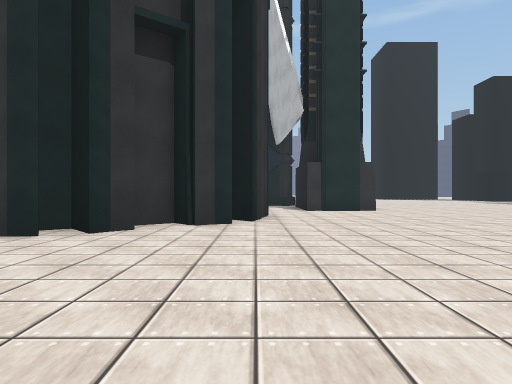
view 1 (above)

24 first-person views from a walk through a Unity game level. The camera is 1.2 m above the floor, looks level and sees 70° across. The floor is counted in squares, 2 m on a side. Each view is taken from the middle of a square. On the plan, view 1 faces up. The plan holds only what a view shows up to about 10 squares ahead; the rest is blank. The place goes on beyond the plan. The player is left out. Some surface patterns are stand-ins.

view 2
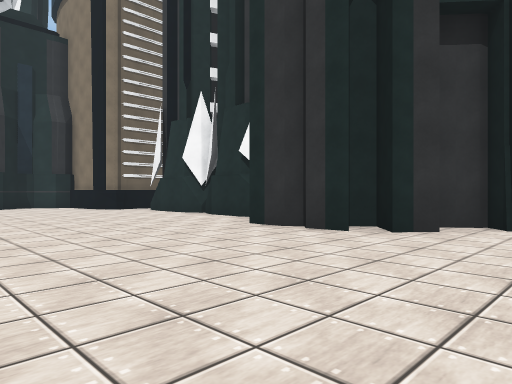

view 3
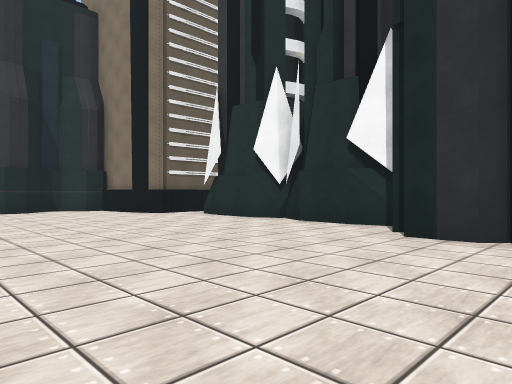

view 4
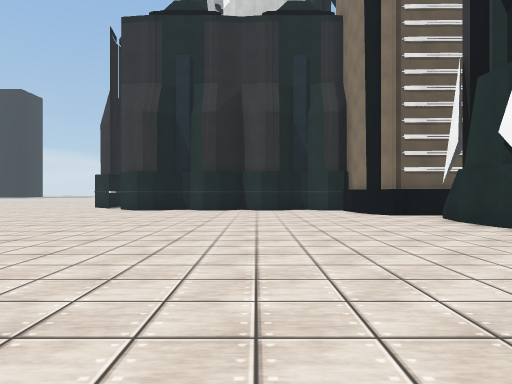

view 5
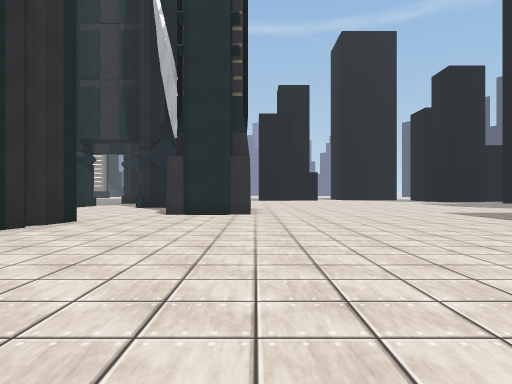

view 6
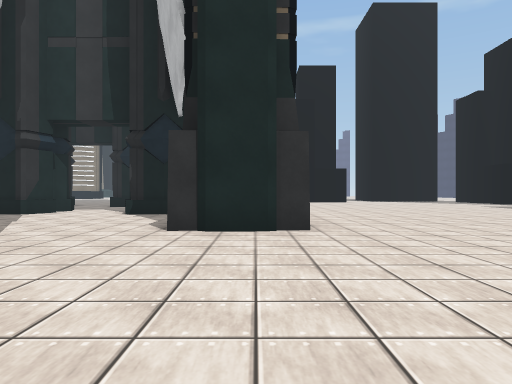

view 7
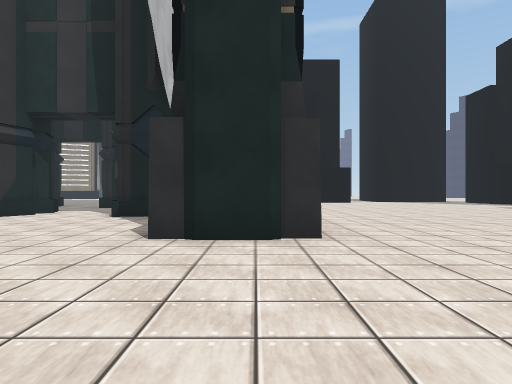

view 8
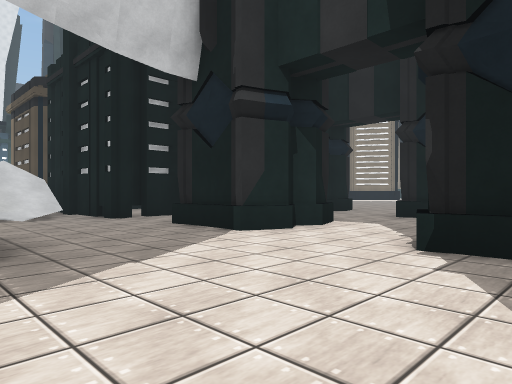

view 9
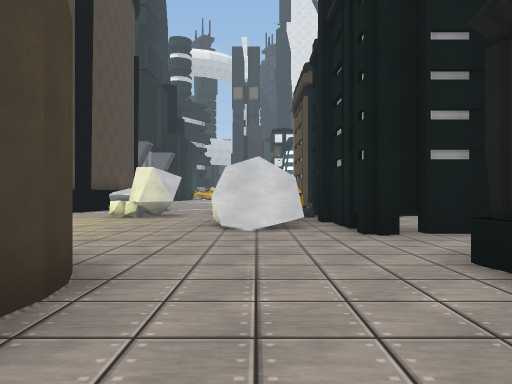

view 10
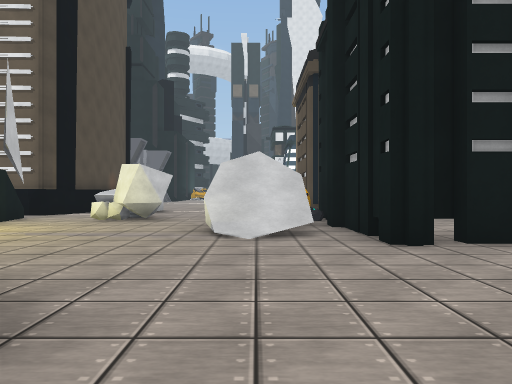

view 11
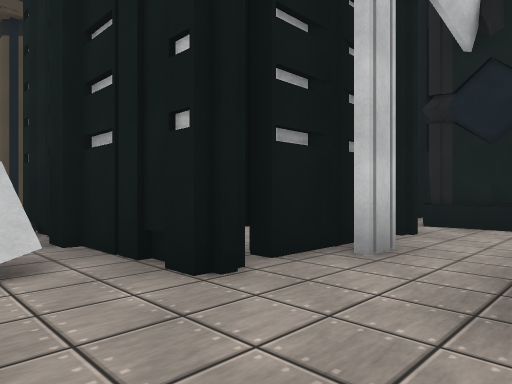

view 12
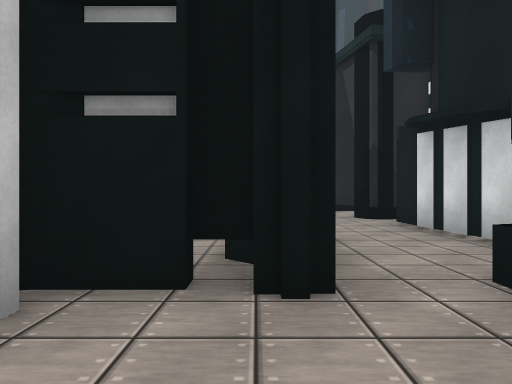

view 13
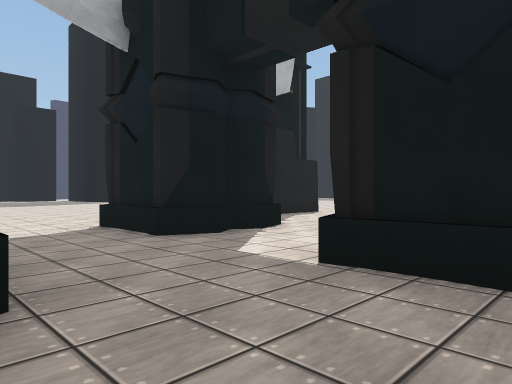

view 14
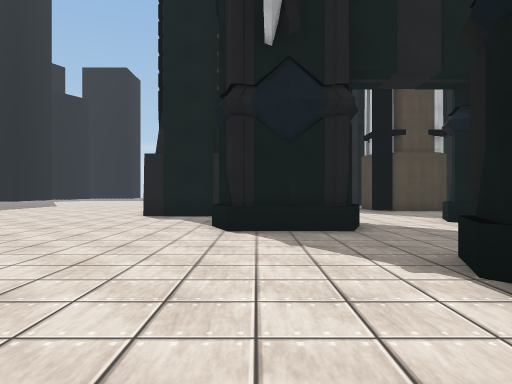

view 15
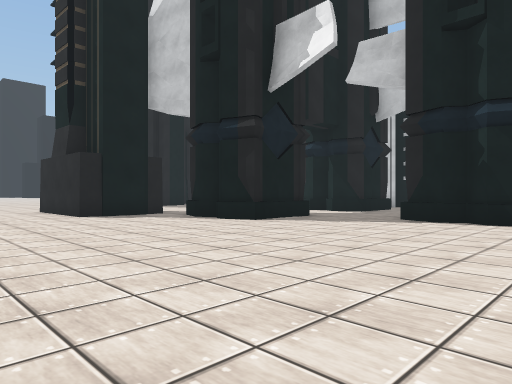

view 16
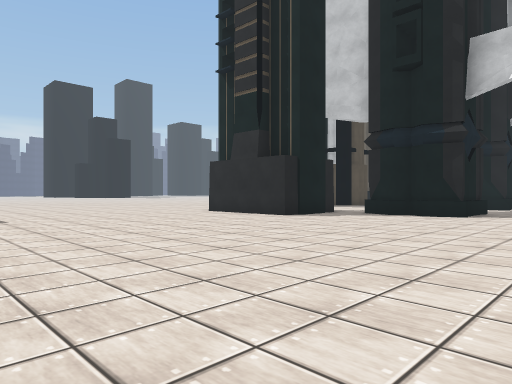

view 17
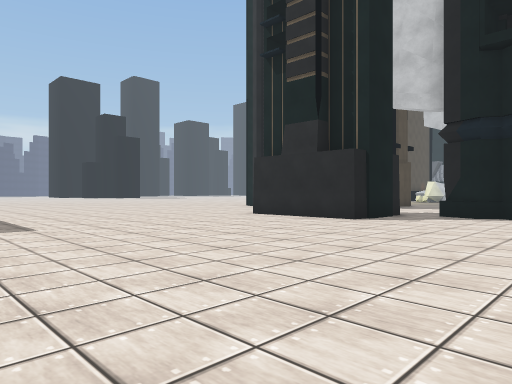

view 18
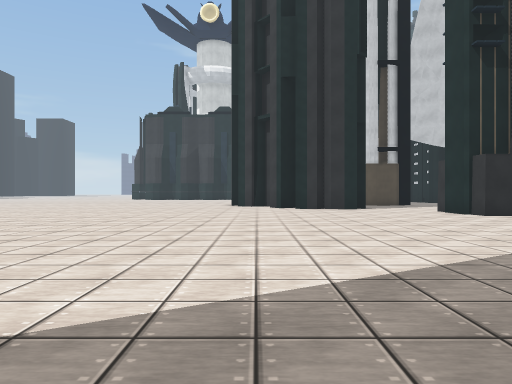

view 19
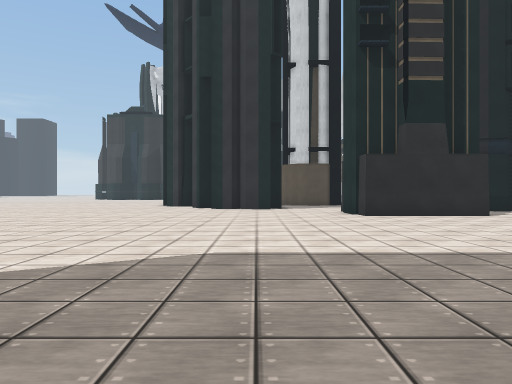

view 20
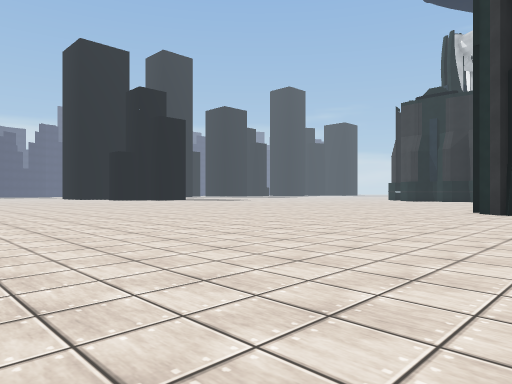

view 21
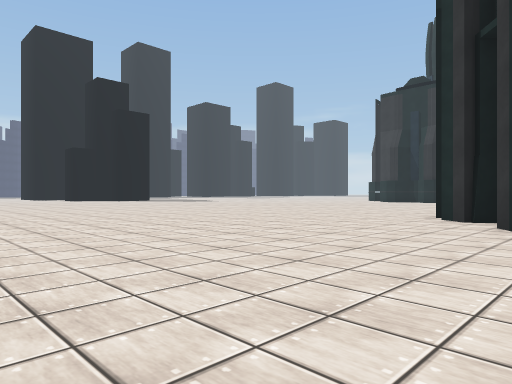

view 22
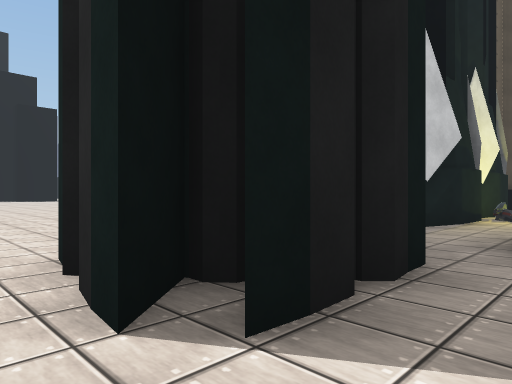

view 23
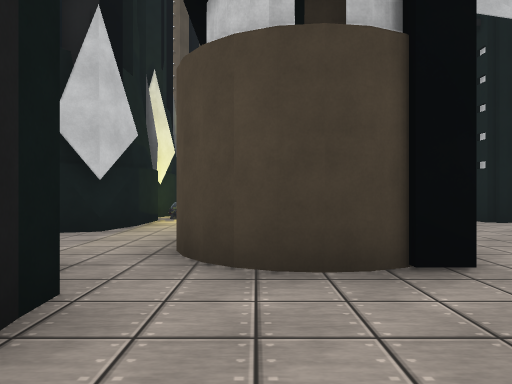

view 24
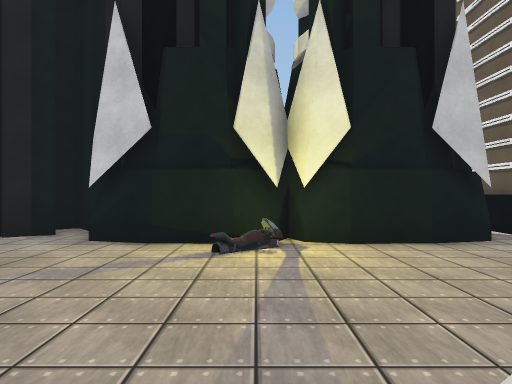

### Floor plan
Key: @ floor where view 1 was taken; # wall or solid block; . floor; / step, stairs or slope; B building; R rock; T thing the floor can be seen under or through; I bike; O other object.
Columns run from 13 left of view 1 to 13 right of it. Each row starts with its distance up from view 1.
 24               .  ....
 23      #      #........
 22 B######   B##........
 21 ......##..##B............
 20   .......................
 19      ##..................
 18 B    #B.B##.B##..........
 17 B    #.. #B.B##..........
 16 ######..##B..##..........
 15  OOO#/.........##.......
 14  OO  /.........###......
 13   ..R..........###......
 12  .R.....  B....B##.......
 11  OR.....  T..............
 10 O........TTT#B............
  9 B..#BI#...  ##.............
  8 #.#####B.#  ##............
  7 #  ##   #####.............
  6 #.B#BB#B####...............
  5 B.......###...............
  4 .........................
  3 .......................
  2 ......................
  1 ......................
  0 .............@........
 -1 .......       .......
 -2 ......         ......

Positions as (right, up) in squares from view 1, and headings:
1: (0, 0), facing up
2: (0, 0), facing up-left
3: (-3, 0), facing up-left
4: (-3, 2), facing left
5: (4, 2), facing up
6: (3, 6), facing up
7: (3, 7), facing up
8: (1, 12), facing up-left
9: (-2, 14), facing left
10: (-3, 14), facing left
11: (-5, 14), facing up-left
12: (-5, 19), facing left
13: (-5, 21), facing down-right
14: (1, 24), facing down
15: (7, 24), facing down-left
16: (11, 21), facing down-left
17: (11, 19), facing down-left
18: (13, 6), facing left
19: (13, 9), facing left
20: (9, 8), facing down-left
21: (6, 8), facing down-left
22: (1, 11), facing down-left
23: (0, 11), facing left
24: (-8, 14), facing down
